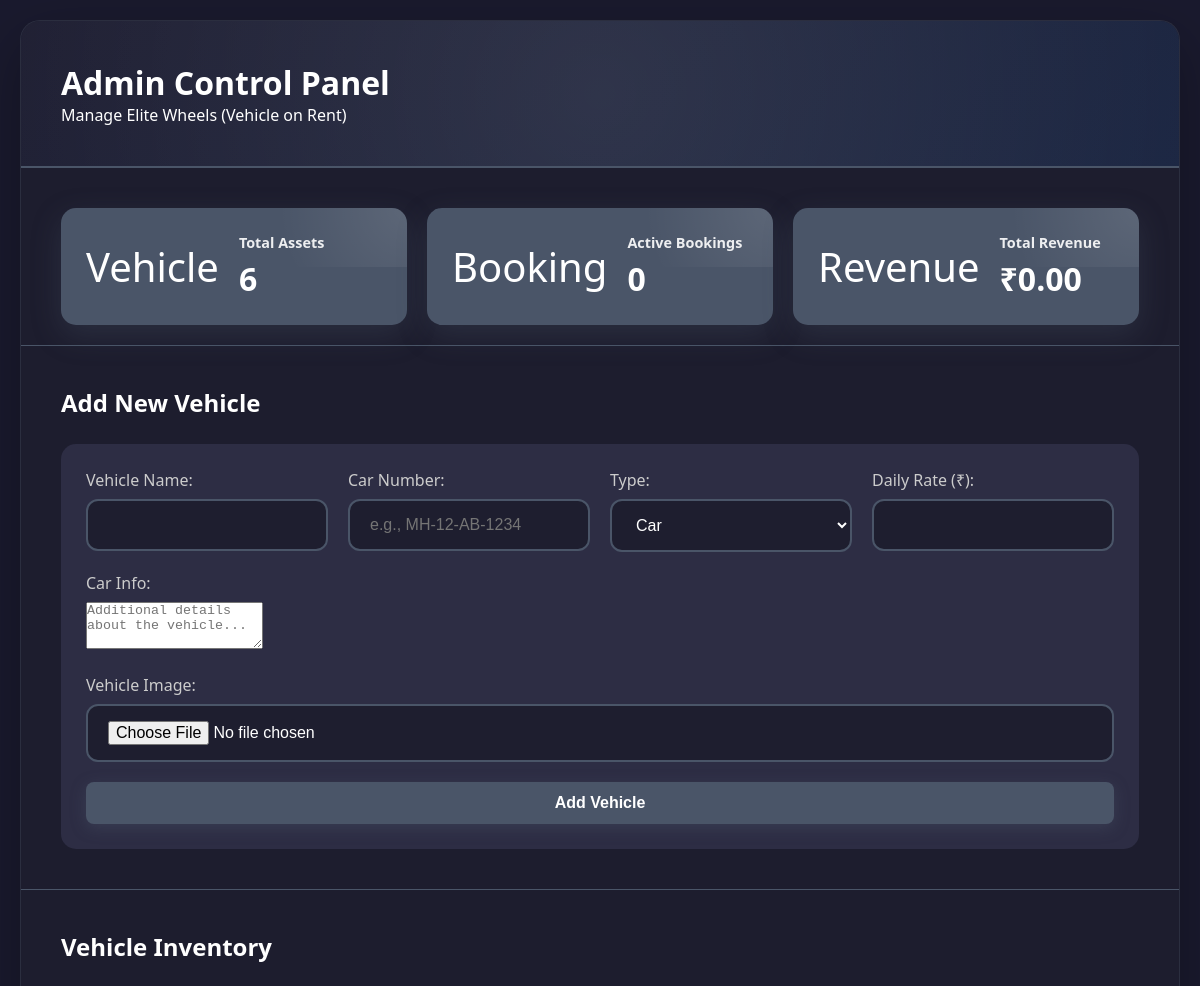
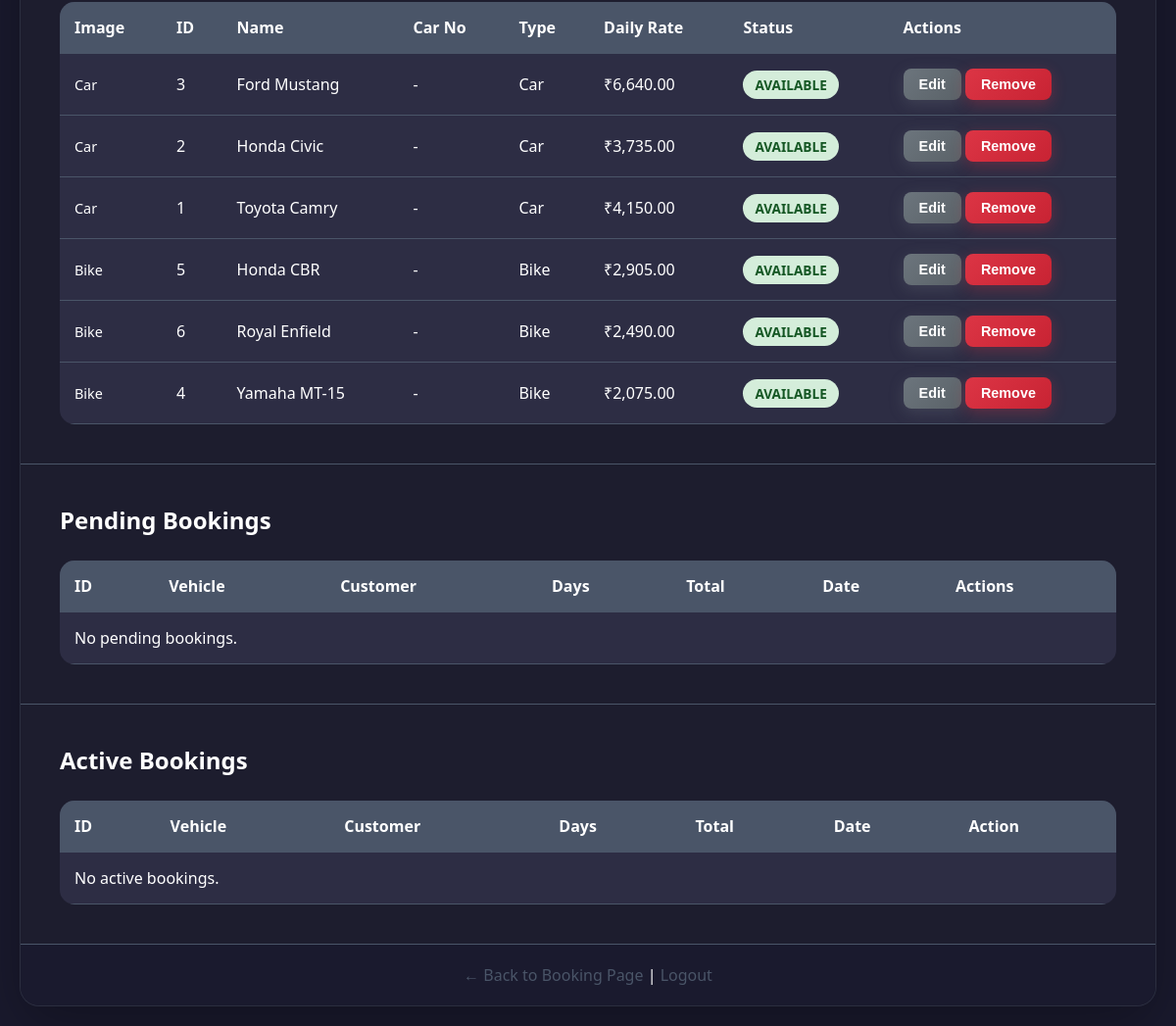
/admin.php (signed in), run on the app's committed database (2 pictures, top to bottom).
### tables this page shows
CREATE TABLE IF NOT EXISTS vehicles (
    id INT AUTO_INCREMENT PRIMARY KEY,
    name VARCHAR(100) NOT NULL,
    type ENUM('car', 'bike') NOT NULL,
    daily_rate DECIMAL(10, 2) NOT NULL,
    status ENUM('available', 'rented') DEFAULT 'available',
    created_at TIMESTAMP DEFAULT CURRENT_TIMESTAMP
);

### admin.php (the view, shortened to what this page needs)
<?php
require_once 'config.php';
$edit_mode = false;
$edit_vehicle = null;
$total_assets = $conn->query("SELECT COUNT(*) as count FROM vehicles")->fetch_assoc()['count'];
$active_bookings = $conn->query("SELECT COUNT(*) as count FROM bookings WHERE status = 'active'")->fetch_assoc()['count'];
$total_revenue = $conn->query("SELECT SUM(total_cost) as total FROM bookings")->fetch_assoc()['total'] ?? 0;
$vehicles_query = "SELECT * FROM vehicles ORDER BY status, type, name";
$vehicles_result = $conn->query($vehicles_query);
$bookings_query = "SELECT b.*, v.name as vehicle_name, v.type as vehicle_type
                   FROM bookings b
                   JOIN vehicles v ON b.vehicle_id = v.id
                   WHERE b.status = 'active'
                   ORDER BY b.booking_date DESC";
$bookings_result = $conn->query($bookings_query);
$pending_bookings_query = "SELECT b.*, v.name as vehicle_name, v.type as vehicle_type
                           FROM bookings b
                           JOIN vehicles v ON b.vehicle_id = v.id
                           WHERE b.status = 'pending'
                           ORDER BY b.booking_date DESC";
$pending_bookings_result = $conn->query($pending_bookings_query);
?>
<!DOCTYPE html>
<html lang="en">
<head>
    <link rel="stylesheet" href="style.css">
</head>
<body class="admin-body">
    <div class="container admin-container">
        <header>
            <h1>Admin Control Panel</h1>
            <p>Manage Elite Wheels (Vehicle on Rent)</p>
        </header>
        <div class="dashboard-stats">
            <div class="stat-card">
                <div class="stat-icon">Vehicle</div>
                <div class="stat-info">
                    <h3>Total Assets</h3>
                    <p class="stat-value"><?php echo $total_assets; ?></p>
                </div>
            </div>
            <div class="stat-card">
                <div class="stat-icon">Booking</div>
                <div class="stat-info">
                    <h3>Active Bookings</h3>
                    <p class="stat-value"><?php echo $active_bookings; ?></p>
                </div>
            </div>
            <div class="stat-card">
                <div class="stat-icon">Revenue</div>
                <div class="stat-info">
                    <h3>Total Revenue</h3>
                    <p class="stat-value">₹<?php echo number_format($total_revenue, 2); ?></p>
                </div>
            </div>
        </div>
        <div class="admin-section">
            <h2><?php echo $edit_mode ? 'Edit Vehicle' : 'Add New Vehicle'; ?></h2>
            <form method="POST" action="" class="admin-form" enctype="multipart/form-data">
                <div class="form-row">
                    <div class="form-group">
                        <label for="vehicle_name">Vehicle Name:</label>
                        <input type="text" id="vehicle_name" name="vehicle_name"
                               value="<?php echo $edit_mode ? htmlspecialchars($edit_vehicle['name']) : ''; ?>" required>
                    </div>
                    <div class="form-group">
                        <label for="car_no">Car Number:</label>
                        <input type="text" id="car_no" name="car_no"
                               value="<?php echo $edit_mode ? htmlspecialchars($edit_vehicle['car_no'] ?? '') : ''; ?>" placeholder="e.g., MH-12-AB-1234">
                    </div>
                    <div class="form-group">
                        <label for="vehicle_type">Type:</label>
                        <select id="vehicle_type" name="vehicle_type" required>
                            <option value="car" <?php echo $edit_mode && $edit_vehicle['type'] === 'car' ? 'selected' : ''; ?>>Car</option>
                        </select>
                    </div>
                    <div class="form-group">
                        <label for="daily_rate">Daily Rate (₹):</label>
                        <input type="number" id="daily_rate" name="daily_rate" step="0.01" min="0"
                               value="<?php echo $edit_mode ? htmlspecialchars($edit_vehicle['daily_rate']) : ''; ?>" required>
                    </div>
                </div>
                <div class="form-group">
                    <label for="car_info">Car Info:</label>
                    <textarea id="car_info" name="car_info" rows="3" placeholder="Additional details about the vehicle..."><?php echo $edit_mode ? htmlspecialchars($edit_vehicle['car_info'] ?? '') : ''; ?></textarea>
                </div>
                <div class="form-group">
                    <label for="vehicle_image">Vehicle Image:</label>
                    <input type="file" id="vehicle_image" name="vehicle_image" accept="image/*">
                </div>
                <button type="submit" name="<?php echo $edit_mode ? 'update_vehicle' : 'add_vehicle'; ?>" class="btn btn-primary">
                    <?php echo $edit_mode ? 'Update Vehicle' : 'Add Vehicle'; ?>
                </button>
            </form>
        </div>
        <div class="admin-section">
            <h2>Vehicle Inventory</h2>
            <div class="table-container">
                <table class="data-table">
                    <thead>
                        <tr>
                            <th>Image</th>
                            <th>ID</th>
                            <th>Name</th>
                            <th>Car No</th>
                            <th>Type</th>
                            <th>Daily Rate</th>
                            <th>Status</th>
                            <th>Actions</th>
                        </tr>
                    </thead>
                    <tbody>
                        <?php if ($vehicles_result->num_rows > 0): ?>
                            <?php while ($vehicle = $vehicles_result->fetch_assoc()): ?>
                                <tr>
                                    <td>
                                        <?php if (!empty($vehicle['image_url'])): ?>
                                            <img src="<?php echo htmlspecialchars($vehicle['image_url']); ?>" alt="<?php echo htmlspecialchars($vehicle['name']); ?>" style="width: 60px; height: 40px; object-fit: cover; border-radius: 5px;">
                                        <?php else: ?>
                                            <span style="font-size: 0.9em; font-weight: 500;"><?php echo ucfirst($vehicle['type']); ?></span>
                                        <?php endif; ?>
                                    </td>
                                    <td><?php echo $vehicle['id']; ?></td>
                                    <td><?php echo htmlspecialchars($vehicle['name']); ?></td>
                                    <td><?php echo !empty($vehicle['car_no']) ? htmlspecialchars($vehicle['car_no']) : '-'; ?></td>
                                    <td><?php echo ucfirst($vehicle['type']); ?></td>
                                    <td>₹<?php echo number_format($vehicle['daily_rate'], 2); ?></td>
                                    <td>
                                        <span class="status-badge <?php echo $vehicle['status']; ?>">
                                            <?php echo ucfirst($vehicle['status']); ?>
                                        </span>
                                    </td>
                                    <td>
                                        <form method="POST" action="" class="inline-form">
                                            <button type="submit" name="edit_vehicle" class="btn btn-small btn-secondary">Edit</button>
                                        </form>
                                        <form method="POST" action="" class="inline-form" onsubmit="return confirm('Are you sure you want to delete this vehicle?');">
                                            <button type="submit" name="delete_vehicle" class="btn btn-small btn-danger">Remove</button>
                                        </form>
                                    </td>
                                </tr>
                            <?php endwhile; ?>
                        <?php else: ?>
                            <tr>
                                <td colspan="7">No vehicles found.</td>
                            </tr>
                        <?php endif; ?>
                    </tbody>
                </table>
            </div>
        </div>
        <div class="admin-section">
            <h2>Pending Bookings</h2>
            <div class="table-container">
                <table class="data-table">
                    <thead>
                        <tr>
                            <th>ID</th>
                            <th>Vehicle</th>
                            <th>Customer</th>
                            <th>Days</th>
                            <th>Total</th>
                            <th>Date</th>
                            <th>Actions</th>
                        </tr>
                    </thead>
                    <tbody>
                        <?php if ($pending_bookings_result->num_rows > 0): ?>
                            <?php while ($booking = $pending_bookings_result->fetch_assoc()): ?>
                                <tr>
                                    <td><?php echo $booking['id']; ?></td>
                                    <td>
                                        <?php echo htmlspecialchars($booking['vehicle_name']); ?>
                                        <small>(<?php echo ucfirst($booking['vehicle_type']); ?>)</small>
                                    </td>
                                    <td>
                                        <?php echo htmlspecialchars($booking['customer_name']); ?>
                                        <br>
                                        <small><?php echo htmlspecialchars($booking['customer_phone']); ?></small>
                                    </td>
                                    <td><?php echo $booking['rental_days']; ?></td>
                                    <td>₹<?php echo number_format($booking['total_cost'], 2); ?></td>
                                    <td><?php echo date('M d, Y', strtotime($booking['booking_date'])); ?></td>
                                    <td>
                                        <form method="POST" action="" class="inline-form">
                                            <input type="hidden" name="booking_id" value="<?php echo $booking['id']; ?>">
                                            <button type="submit" name="accept_booking" class="btn btn-small btn-success">Accept</button>
                                        </form>
                                        <form method="POST" action="" class="inline-form" onsubmit="return confirm('Are you sure you want to decline this booking?');">
                                            <input type="hidden" name="booking_id" value="<?php echo $booking['id']; ?>">
                                            <button type="submit" name="decline_booking" class="btn btn-small btn-danger">Decline</button>
                                        </form>
                                    </td>
                                </tr>
                            <?php endwhile; ?>
                        <?php else: ?>
                            <tr>
                                <td colspan="7">No pending bookings.</td>
                            </tr>
                        <?php endif; ?>
                    </tbody>
                </table>
            </div>
        </div>
        <div class="admin-section">
            <h2>Active Bookings</h2>
            <div class="table-container">
                <table class="data-table">
                    <thead>
                        <tr>
                            <th>ID</th>
                            <th>Vehicle</th>
                            <th>Customer</th>
                            <th>Days</th>
                            <th>Total</th>
                            <th>Date</th>
                            <th>Action</th>
                        </tr>
                    </thead>
                    <tbody>
                        <?php if ($bookings_result->num_rows > 0): ?>
                            <?php while ($booking = $bookings_result->fetch_assoc()): ?>
                                <tr>
                                    <td><?php echo $booking['id']; ?></td>
                                    <td>
                                        <?php echo htmlspecialchars($booking['vehicle_name']); ?>
                                        <small>(<?php echo ucfirst($booking['vehicle_type']); ?>)</small>
                                    </td>
                                    <td>
                                        <?php echo htmlspecialchars($booking['customer_name']); ?>
                                        <br>
                                        <small><?php echo htmlspecialchars($booking['customer_phone']); ?></small>
                                    </td>
                                    <td><?php echo $booking['rental_days']; ?></td>
                                    <td>₹<?php echo number_format($booking['total_cost'], 2); ?></td>
                                    <td><?php echo date('M d, Y', strtotime($booking['booking_date'])); ?></td>
                                    <td>
                                        <form method="POST" action="" class="inline-form">
                                            <input type="hidden" name="booking_id" value="<?php echo $booking['id']; ?>">
                                            <button type="submit" name="return_vehicle" class="btn btn-small btn-success">
                                                Return
                                            </button>
                                        </form>
                                    </td>
                                </tr>
                            <?php endwhile; ?>
                        <?php else: ?>
                            <tr>
                                <td colspan="7">No active bookings.</td>
                            </tr>
                        <?php endif; ?>
                    </tbody>
                </table>
            </div>
        </div>
        <footer>
            <p><a href="index.php">← Back to Booking Page</a> | <a href="logout.php">Logout</a></p>
        </footer>
    </div>
</body>
</html>

### data on the page
vehicles: type "Car", id "3", name "Ford Mustang", daily_rate "6,640.00", status "AVAILABLE"
vehicles: type "Car", id "2", name "Honda Civic", daily_rate "3,735.00", status "AVAILABLE"
vehicles: type "Car", id "1", name "Toyota Camry", daily_rate "4,150.00", status "AVAILABLE"
vehicles: type "Bike", id "5", name "Honda CBR", daily_rate "2,905.00", status "AVAILABLE"
vehicles: type "Bike", id "6", name "Royal Enfield", daily_rate "2,490.00", status "AVAILABLE"
vehicles: type "Bike", id "4", name "Yamaha MT-15", daily_rate "2,075.00", status "AVAILABLE"

### other printed values
$total_assets "6"
$active_bookings "0"
$total_revenue "0.00"
